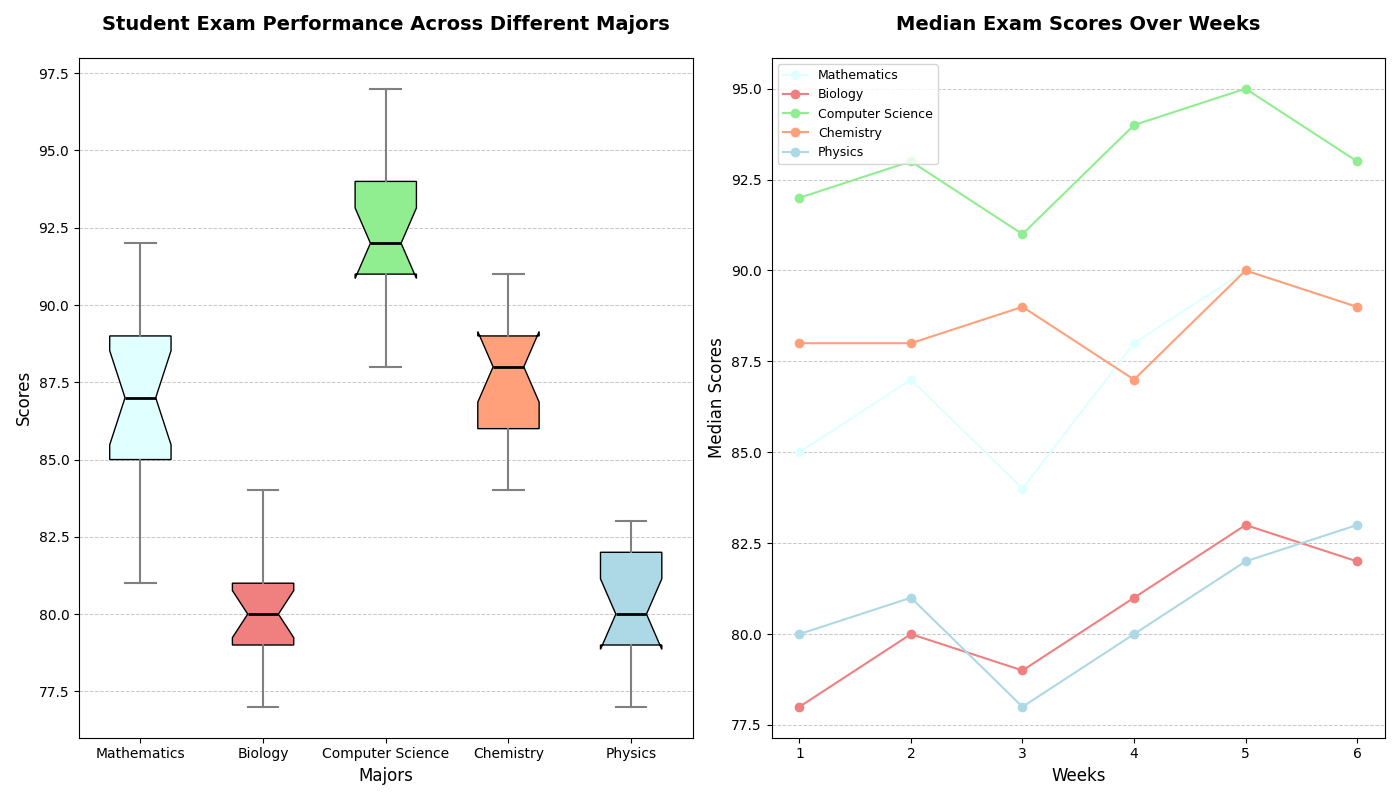

Recreate this plot in Python.
import matplotlib.pyplot as plt
import numpy as np

# Define scores for each major across various exam weeks
scores_data = {
    'Mathematics': [85, 88, 83, 90, 89, 86, 84, 92, 81, 87, 85, 89, 88, 84, 85, 90, 87],
    'Biology': [78, 80, 79, 82, 81, 78, 84, 79, 77, 81, 80, 83, 78, 82, 80, 79, 81],
    'Computer Science': [92, 93, 91, 95, 94, 92, 90, 91, 88, 94, 93, 97, 89, 91, 92, 94, 95],
    'Chemistry': [88, 89, 90, 86, 87, 91, 88, 85, 84, 87, 91, 86, 90, 88, 84, 89, 86],
    'Physics': [80, 83, 78, 81, 82, 80, 79, 81, 77, 80, 83, 79, 81, 82, 78, 80, 83]
}

# Calculate median score for each major
med_scores = {major: np.median(scores) for major, scores in scores_data.items()}
majors = list(scores_data.keys())
scores = list(scores_data.values())
med_data = list(med_scores.values())

# Create the figure and the box plot
fig, axs = plt.subplots(1, 2, figsize=(14, 8))

# Box plot
box = axs[0].boxplot(scores, notch=True, vert=True, patch_artist=True, labels=majors)

# Shuffle colors for each major box plot
colors = ['lightcyan', 'lightcoral', 'lightgreen', 'lightsalmon', 'lightblue']
for patch, color in zip(box['boxes'], colors):
    patch.set_facecolor(color)

# Customizing box plots elements
axs[0].set_title('Student Exam Performance Across Different Majors', fontsize=14, fontweight='bold', pad=20)
axs[0].set_xlabel('Majors', fontsize=12)
axs[0].set_ylabel('Scores', fontsize=12)
axs[0].grid(axis='y', linestyle='--', linewidth=0.7, alpha=0.7)

# Set properties for whiskers, caps, and medians
for whisker in box['whiskers']:
    whisker.set(color='grey', linewidth=1.5)
for cap in box['caps']:
    cap.set(color='grey', linewidth=1.5)
for median in box['medians']:
    median.set(color='black', linewidth=2)

# Line plot for median scores over exam weeks for each major
weeks = np.array([1, 2, 3, 4, 5, 6])
math_median = [85, 87, 84, 88, 90, 89]
bio_median = [78, 80, 79, 81, 83, 82]
cs_median = [92, 93, 91, 94, 95, 93]
chem_median = [88, 88, 89, 87, 90, 89]
phys_median = [80, 81, 78, 80, 82, 83]

majors = ['Mathematics', 'Biology', 'Computer Science', 'Chemistry', 'Physics']
median_scores_over_weeks = [math_median, bio_median, cs_median, chem_median, phys_median]

for major, median_score, color in zip(majors, median_scores_over_weeks, colors):
    axs[1].plot(weeks, median_score, marker='o', linestyle='-', color=color, label=major)

# Title and Labels for Line plot
axs[1].set_title('Median Exam Scores Over Weeks', fontsize=14, fontweight='bold', pad=20)
axs[1].set_xlabel('Weeks', fontsize=12)
axs[1].set_ylabel('Median Scores', fontsize=12)
axs[1].legend(loc='upper left', fontsize=9)
axs[1].grid(axis='y', linestyle='--', linewidth=0.7, alpha=0.7)

# Automatically adjust layout to avoid overlap
plt.tight_layout()

# Display the plot
plt.show()
